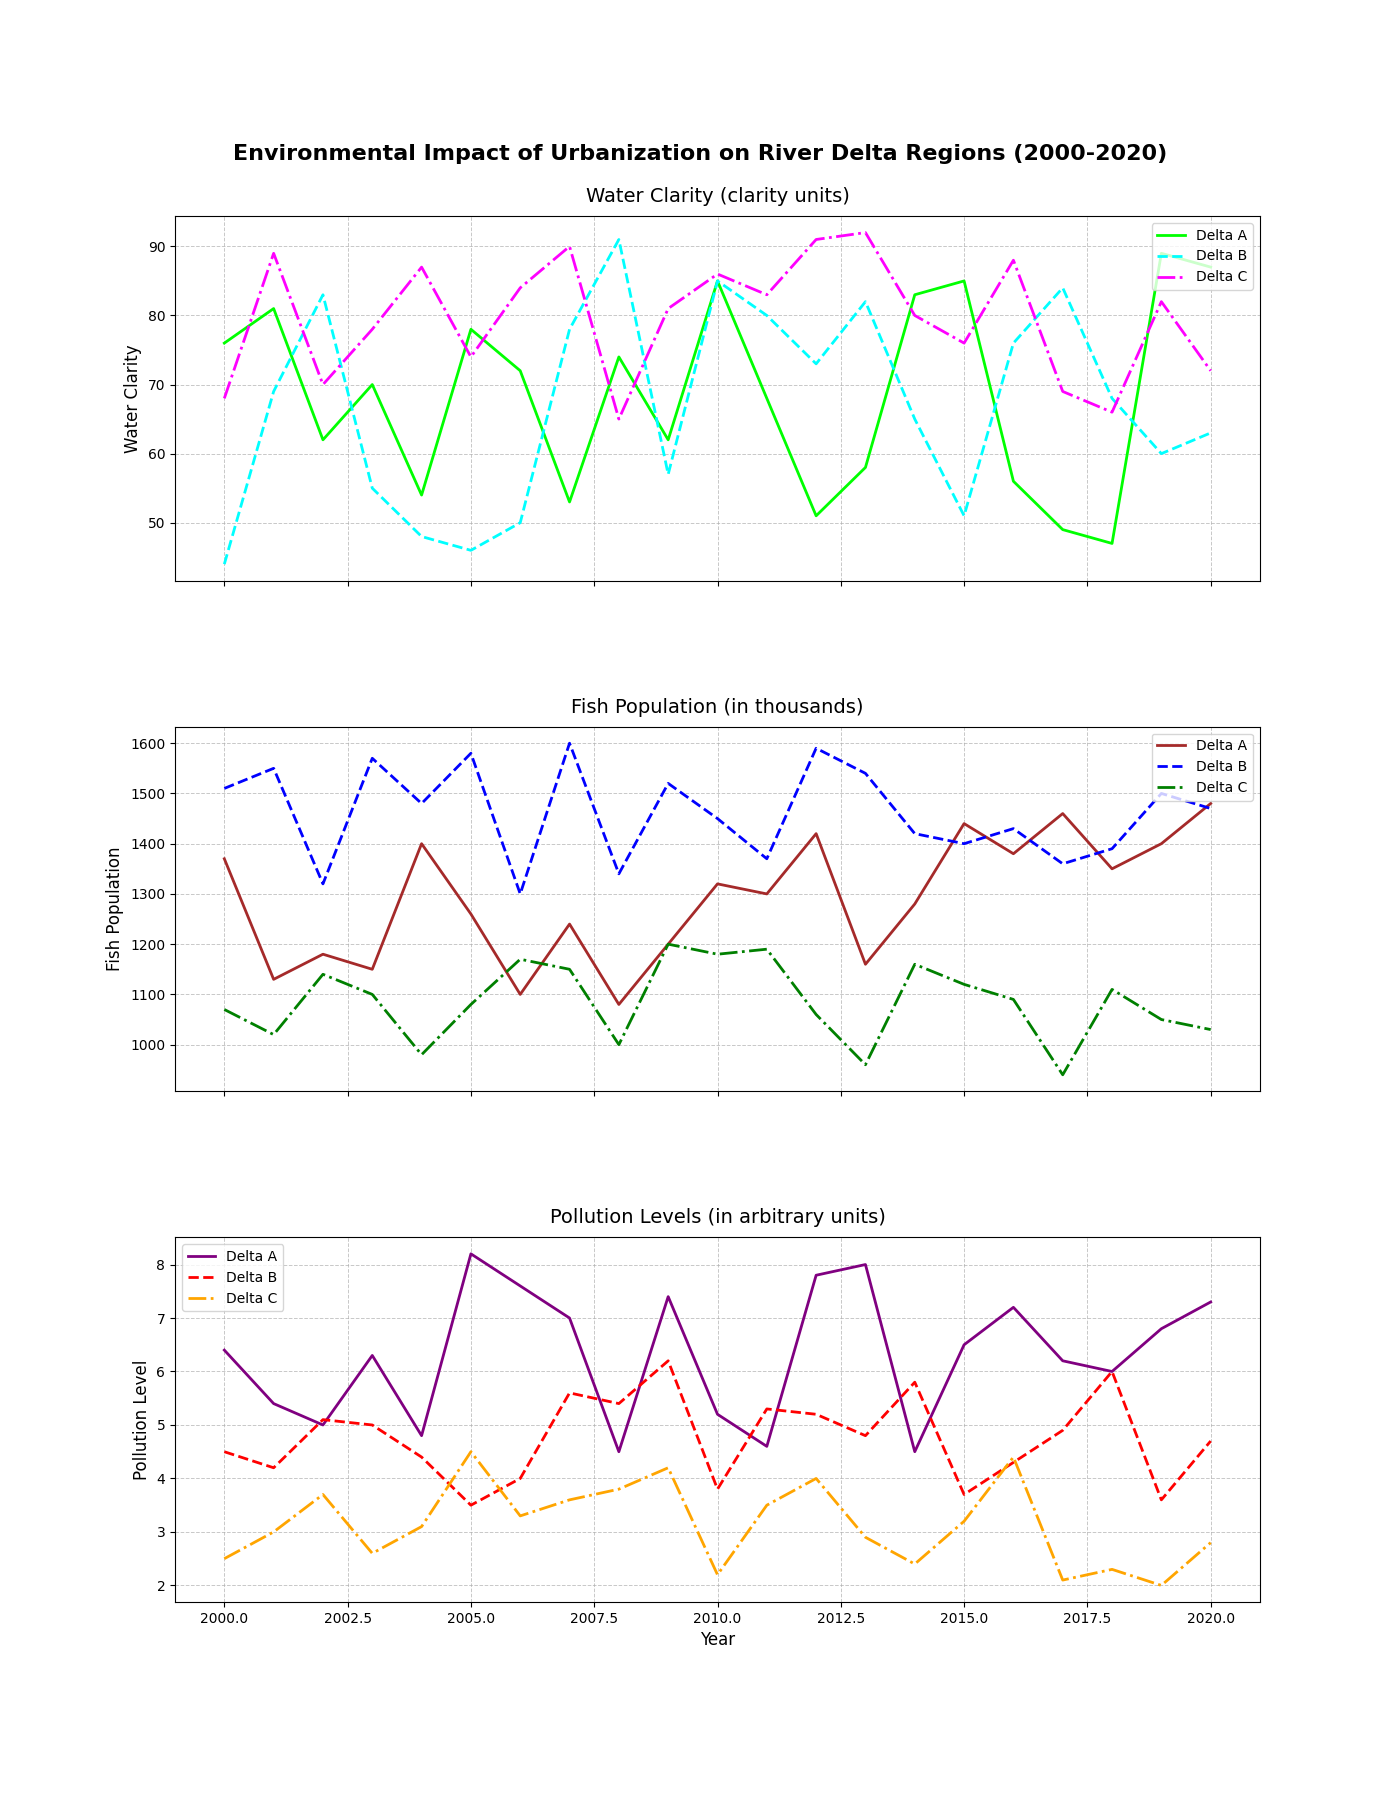

Generate this figure with Python:
import matplotlib.pyplot as plt
import numpy as np

years = np.arange(2000, 2021)

delta_a_pollution = [6.4, 5.4, 5.0, 6.3, 4.8, 8.2, 7.6, 7.0, 4.5, 7.4, 5.2, 4.6, 7.8, 8.0, 4.5, 6.5, 7.2, 6.2, 6.0, 6.8, 7.3]
delta_a_fish_population = [1370, 1130, 1180, 1150, 1400, 1260, 1100, 1240, 1080, 1200, 1320, 1300, 1420, 1160, 1280, 1440, 1380, 1460, 1350, 1400, 1480]
delta_a_water_clarity = [76, 81, 62, 70, 54, 78, 72, 53, 74, 62, 85, 68, 51, 58, 83, 85, 56, 49, 47, 89, 87]

delta_b_pollution = [4.5, 4.2, 5.1, 5.0, 4.4, 3.5, 4.0, 5.6, 5.4, 6.2, 3.8, 5.3, 5.2, 4.8, 5.8, 3.7, 4.3, 4.9, 6.0, 3.6, 4.7]
delta_b_fish_population = [1510, 1550, 1320, 1570, 1480, 1580, 1300, 1600, 1340, 1520, 1450, 1370, 1590, 1540, 1420, 1400, 1430, 1360, 1390, 1500, 1470]
delta_b_water_clarity = [44, 69, 83, 55, 48, 46, 50, 78, 91, 57, 85, 80, 73, 82, 65, 51, 76, 84, 68, 60, 63]

delta_c_pollution = [2.5, 3.0, 3.7, 2.6, 3.1, 4.5, 3.3, 3.6, 3.8, 4.2, 2.2, 3.5, 4.0, 2.9, 2.4, 3.2, 4.4, 2.1, 2.3, 2.0, 2.8]
delta_c_fish_population = [1070, 1020, 1140, 1100, 980, 1080, 1170, 1150, 1000, 1200, 1180, 1190, 1060, 960, 1160, 1120, 1090, 940, 1110, 1050, 1030]
delta_c_water_clarity = [68, 89, 70, 78, 87, 74, 84, 90, 65, 81, 86, 83, 91, 92, 80, 76, 88, 69, 66, 82, 72]

fig, axs = plt.subplots(3, 1, figsize=(14, 18), sharex=True)
fig.suptitle('Environmental Impact of Urbanization on River Delta Regions (2000-2020)', fontsize=16, fontweight='bold', y=0.92)

# Subplot 1: Water Clarity (originally the third subplot)
axs[0].plot(years, delta_a_water_clarity, color='lime', linestyle='-', linewidth=2, label='Delta A')
axs[0].plot(years, delta_b_water_clarity, color='cyan', linestyle='--', linewidth=2, label='Delta B')
axs[0].plot(years, delta_c_water_clarity, color='magenta', linestyle='-.', linewidth=2, label='Delta C')
axs[0].set_title('Water Clarity (clarity units)', fontsize=14, pad=10)
axs[0].set_ylabel('Water Clarity', fontsize=12)
axs[0].legend(loc='upper right', fontsize=10)
axs[0].grid(True, linestyle='--', linewidth=0.7, alpha=0.7)

# Subplot 2: Fish Population (remains the same)
axs[1].plot(years, delta_a_fish_population, color='brown', linestyle='-', linewidth=2, label='Delta A')
axs[1].plot(years, delta_b_fish_population, color='blue', linestyle='--', linewidth=2, label='Delta B')
axs[1].plot(years, delta_c_fish_population, color='green', linestyle='-.', linewidth=2, label='Delta C')
axs[1].set_title('Fish Population (in thousands)', fontsize=14, pad=10)
axs[1].set_ylabel('Fish Population', fontsize=12)
axs[1].legend(loc='upper right', fontsize=10)
axs[1].grid(True, linestyle='--', linewidth=0.7, alpha=0.7)

# Subplot 3: Pollution Levels (originally the first subplot)
axs[2].plot(years, delta_a_pollution, color='purple', linestyle='-', linewidth=2, label='Delta A')
axs[2].plot(years, delta_b_pollution, color='red', linestyle='--', linewidth=2, label='Delta B')
axs[2].plot(years, delta_c_pollution, color='orange', linestyle='-.', linewidth=2, label='Delta C')
axs[2].set_title('Pollution Levels (in arbitrary units)', fontsize=14, pad=10)
axs[2].set_xlabel('Year', fontsize=12)
axs[2].set_ylabel('Pollution Level', fontsize=12)
axs[2].legend(loc='upper left', fontsize=10)
axs[2].grid(True, linestyle='--', linewidth=0.7, alpha=0.7)

plt.subplots_adjust(hspace=0.4)

plt.show()
